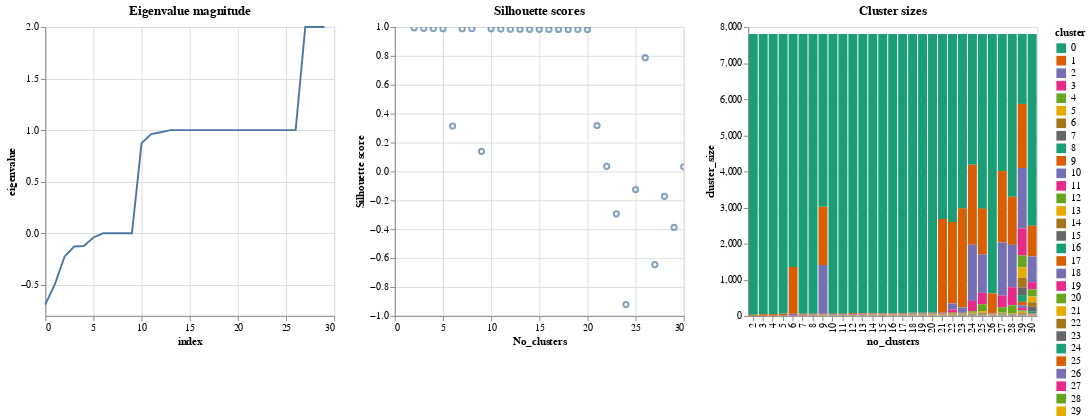

Notebook cell for this chart:
### Code cell
Clustering.plot_cluster_diagnostics(results, sizes, eigvalues)

### Figure 1 — Vega-Lite specification as saved in the notebook (floating-point values rounded to 4 significant figures; data arrays with more than 128 entries replaced by an {"elided": "..."} marker saying what was removed)
{"config": {"view": {"continuousWidth": 400, "continuousHeight": 300}}, "hconcat": [{"data": {"name": "data-b7507d51d806fc5b981da807331cbe49"}, "mark": "line", "encoding": {"x": {"field": "index", "type": "quantitative"}, "y": {"field": "eigenvalue", "type": "quantitative"}}, "title": "Eigenvalue magnitude", "width": 300}, {"data": {"name": "data-98bb686c73da7dca5e8d1d24b8faabf2"}, "mark": "point", "encoding": {"x": {"field": "No_clusters", "type": "quantitative"}, "y": {"field": "Silhouette score", "type": "quantitative"}}, "selection": {"selector004": {"type": "interval", "bind": "scales", "encodings": ["x", "y"]}}, "title": "Silhouette scores", "width": 300}, {"data": {"name": "data-1e94d31f432ae3de9bcef81892ae8c32"}, "mark": "bar", "encoding": {"color": {"field": "cluster", "scale": {"scheme": "dark2"}, "type": "ordinal"}, "x": {"field": "no_clusters", "type": "ordinal"}, "y": {"field": "cluster_size", "type": "quantitative"}}, "title": "Cluster sizes", "width": 300}], "$schema": "https://vega.github.io/schema/vega-lite/v4.17.0.json", "datasets": {"data-b7507d51d806fc5b981da807331cbe49": [{"eigenvalue": -0.6913, "index": 0}, {"eigenvalue": -0.4934, "index": 1}, {"eigenvalue": -0.2263, "index": 2}, {"eigenvalue": -0.1283, "index": 3}, {"eigenvalue": -0.1231, "index": 4}, {"eigenvalue": -0.0403, "index": 5}, {"eigenvalue": -2.283e-13, "index": 6}, {"eigenvalue": -6.09e-14, "index": 7}, {"eigenvalue": -3.754e-14, "index": 8}, {"eigenvalue": 2.985e-13, "index": 9}, {"eigenvalue": 0.8742, "index": 10}, {"eigenvalue": 0.9612, "index": 11}, {"eigenvalue": 0.98, "index": 12}, {"eigenvalue": 1.0, "index": 13}, {"eigenvalue": 1.0, "index": 14}, {"eigenvalue": 1.0, "index": 15}, {"eigenvalue": 1.0, "index": 16}, {"eigenvalue": 1.0, "index": 17}, {"eigenvalue": 1.0, "index": 18}, {"eigenvalue": 1.0, "index": 19}, {"eigenvalue": 1.0, "index": 20}, {"eigenvalue": 1.0, "index": 21}, {"eigenvalue": 1.0, "index": 22}, {"eigenvalue": 1.0, "index": 23}, {"eigenvalue": 1.0, "index": 24}, {"eigenvalue": 1.0, "index": 25}, {"eigenvalue": 1.0, "index": 26}, {"eigenvalue": 2.0, "index": 27}, {"eigenvalue": 2.0, "index": 28}, {"eigenvalue": 2.0, "index": 29}], "data-98bb686c73da7dca5e8d1d24b8faabf2": [{"No_clusters": 2, "Silhouette score": 0.9941}, {"No_clusters": 3, "Silhouette score": 0.9904}, {"No_clusters": 4, "Silhouette score": 0.9901}, {"No_clusters": 5, "Silhouette score": 0.9883}, {"No_clusters": 6, "Silhouette score": 0.3141}, {"No_clusters": 7, "Silhouette score": 0.9876}, {"No_clusters": 8, "Silhouette score": 0.9876}, {"No_clusters": 9, "Silhouette score": 0.1391}, {"No_clusters": 10, "Silhouette score": 0.9874}, {"No_clusters": 11, "Silhouette score": 0.9853}, {"No_clusters": 12, "Silhouette score": 0.9839}, {"No_clusters": 13, "Silhouette score": 0.9836}, {"No_clusters": 14, "Silhouette score": 0.9835}, {"No_clusters": 15, "Silhouette score": 0.9834}, {"No_clusters": 16, "Silhouette score": 0.983}, {"No_clusters": 17, "Silhouette score": 0.9829}, {"No_clusters": 18, "Silhouette score": 0.9827}, {"No_clusters": 19, "Silhouette score": 0.9826}, {"No_clusters": 20, "Silhouette score": 0.9821}, {"No_clusters": 21, "Silhouette score": 0.3171}, {"No_clusters": 22, "Silhouette score": 0.03514}, {"No_clusters": 23, "Silhouette score": -0.2933}, {"No_clusters": 24, "Silhouette score": -0.9219}, {"No_clusters": 25, "Silhouette score": -0.1256}, {"No_clusters": 26, "Silhouette score": 0.7877}, {"No_clusters": 27, "Silhouette score": -0.6453}, {"No_clusters": 28, "Silhouette score": -0.1724}, {"No_clusters": 29, "Silhouette score": -0.3875}, {"No_clusters": 30, "Silhouette score": 0.03158}], "data-1e94d31f432ae3de9bcef81892ae8c32": {"elided": "458 records"}}}
